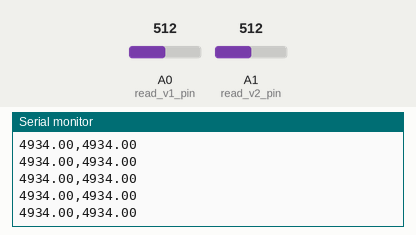
Simulated run of this sketch. Board: Arduino Uno, built with avr-gcc and run on an emulated ATmega328P. Shown: the last lines printed to the serial monitor. The inputs (shaded band) are chosen by the test bench; at power-on: A0 (read_v1_pin) = 512, A1 (read_v2_pin) = 512.

Above: at 1.2 s.
1.3 s: A0 (read_v1_pin) set to 716
At 1.8 s:
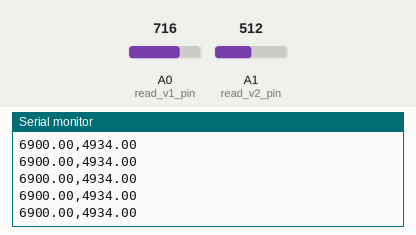
2.8 s: A1 (read_v2_pin) set to 716
At 3.8 s:
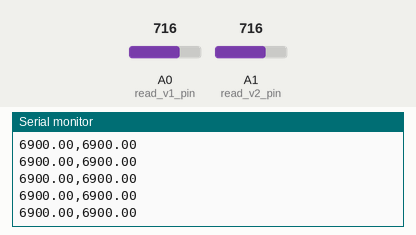
4.3 s: A0 (read_v1_pin) set to 900
At 4.9 s:
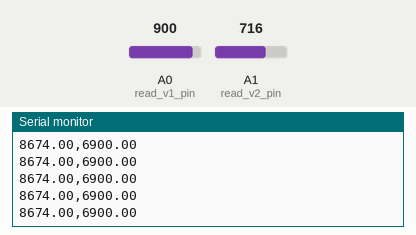
5.8 s: A1 (read_v2_pin) set to 900
At 6.6 s:
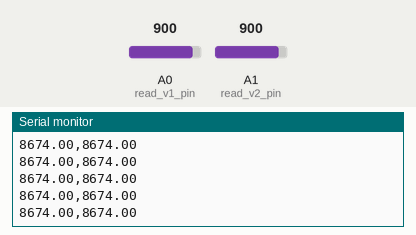
Timing chart, 0 to 8.3 s (numbered marks = the images above; inputs shaded):
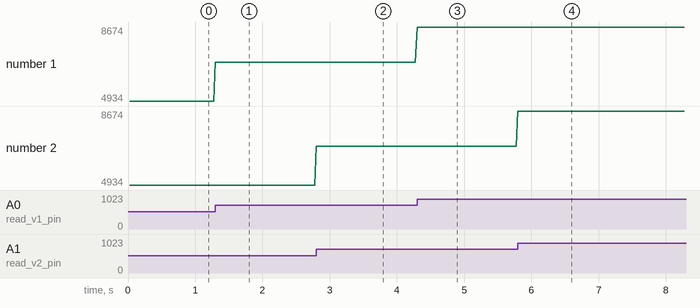

Measured:
- after the input at 1.3 s, the serial monitor: prints a new line at once (image 1)
- after the input at 2.8 s, the serial monitor: prints a new line at once (image 2)
- after the input at 4.3 s, the serial monitor: prints a new line at once (image 3)
- after the input at 5.8 s, the serial monitor: prints a new line at once (image 4)
- plotted number 1: 4934 → 6900 after the input at 1.3 s, 6900 → 8674 after the input at 4.3 s

The sketch:

NonInverting.ino
```cpp
/*

  NonInverting324
  Use an Arduino to monitor the behaviour of an LM324 OpAmp in non-inverting DC gain mode

  For info and circuit diagrams see https://github.com/tardate/LittleArduinoProjects/tree/main/Electronics101/NonInverting324

 */

// use timer for sampling to get even time base for data
#include <FlexiTimer2.h>

// When SAMPLE_RAW_VALUE defined, sketch sends raw analog values.
// Comment this out and the sketch will send correclty scaled Vout readings
//#define SAMPLE_RAW_VALUE

// the pin we'll read Vout values from
const int read_v1_pin = A0;
const int read_v2_pin = A1;

// this is the actual value of the Arduino "5V" in millivolts.
// The Uno I'm using sends about 4.93V when powered by USB.
// Measure the 5V pin with a multimeter to check the value for the specific board used
const int vref_mv = 4930;


void setup() {
  Serial.begin(115200);                 // initialize serial communications (to match that used by PlotNValues.pde)

  pinMode(read_v1_pin, INPUT);          // enable Vout read
  pinMode(read_v2_pin, INPUT);          // enable Vout read

  FlexiTimer2::set(25, sample);         // set sampling procedure on timer interrupt
  FlexiTimer2::start();
}


void loop() {
  // do nothing
}

// temporary sampling storage
int v1_value = 0;
int v2_value = 0;
String result = "";

#ifndef SAMPLE_RAW_VALUE
  float v1 = 0.0;
  float v2 = 0.0;
#endif

// read the current value and send to the serial port
void sample() {
  v1_value = analogRead(read_v1_pin);
  v2_value = analogRead(read_v2_pin);

#ifdef SAMPLE_RAW_VALUE
  // sending vout_value (0-1023) because that is what PlotNValues expects.
  Serial.println(result + v1_value + "," + v2_value);
#else
  // To send the actual voltage, scaled by 2 to account for voltage divider
  v1 = map(v1_value, 0, 1023, 0, vref_mv) * 2.0;
  v2 = map(v2_value, 0, 1023, 0, vref_mv) * 2.0;
  Serial.println(result + v1 + "," + v2);
#endif

}
```
